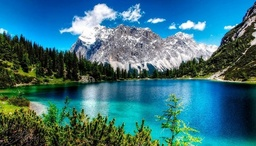
#> input picture data/image.jpg, 256 x 146 px, shrunk from 700 x 400 before the run, found by its file name
$ jupyter execute 5_3_Algoritmos_Mejoramiento_Dominio_Fourier.ipynb   (shell and % lines are left out)
#> lines starting #> are read from the running program, lines starting #| are printed output that depends on the picture
<a href="https://colab.research.google.com/github/rzunick/MNA-Vision-Computacional-Equipo-18/blob/main/5_3_Algoritmos_Mejoramiento_Dominio_Fourier.ipynb" target="_parent"></a>

#**Maestría en Inteligencia Artificial Aplicada**
##**Curso: Visión Computacional para Imágenes y Video**
Tecnológico de Monterrey

Dr. Gilberto Ochoa Ruiz

##**Algoritmos de mejoramiento de imágenes en el dominio de Fourier**

##**Equipo 18**
**Integrantes del equipo:**
* Ronald David Zuniga - A01686240
* David Valles Canedo - A01191310
* Héctor Raúl Vázquez - A00565542
* Andrea Vázquez Tadeo - A01730613
* Miguel Angel Villanueva - A01793890

# 5. Frequency Domain

## Table of Contents
1. [Libraries](#libraries)
2. [Fast Fourier Transform (FFT)](#fft)
3. [Low Pass Filter](#low)
4. [High Pass Filter](#high)

## Importing Libraries <a class="anchor" id="libraries" ></a>

[cell 1]
import cv2
import numpy as np
import matplotlib.pyplot as plt
from math import sqrt,exp

[cell 2]
#Código para importar carpeta de imágenes en Git-Hub

# Modificar las rutas locales incluyendo: /content/MNA-Vision-Computacional-Equipo-18/

## Fast Fourier Transform (FFT) <a class="anchor" id="fft" ></a>

[cell 3]
plt.figure(figsize=(6.4*5, 4.8*5), constrained_layout=False)

img = cv2.imread("/content/MNA-Vision-Computacional-Equipo-18/data/image.jpg", 0)
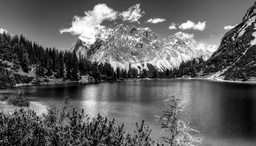
#> img: shape (146, 256); min 0, max 255, mean 97.4
plt.subplot(151), plt.imshow(img, "gray"), plt.title("Original Image")

original = np.fft.fft2(img)
plt.subplot(152), plt.imshow(np.log(1+np.abs(original)), "gray"), plt.title("Spectrum")

center = np.fft.fftshift(original)
plt.subplot(153), plt.imshow(np.log(1+np.abs(center)), "gray"), plt.title("Centered Spectrum")

inv_center = np.fft.ifftshift(center)
plt.subplot(154), plt.imshow(np.log(1+np.abs(inv_center)), "gray"), plt.title("Decentralized")

processed_img = np.fft.ifft2(inv_center)
plt.subplot(155), plt.imshow(np.abs(processed_img), "gray"), plt.title("Processed Image")

plt.show()
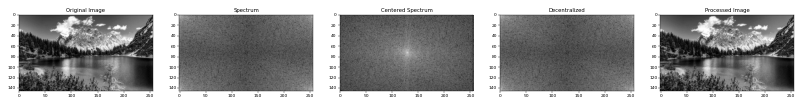
#> figure drawn by matplotlib, 5 panels

[cell 4]
plt.figure(figsize=(6.4*5, 4.8*5), constrained_layout=False)

img = cv2.imread("/content/MNA-Vision-Computacional-Equipo-18/data/image.jpg", 0)

original = np.fft.fft2(img)
plt.subplot(131), plt.imshow(np.log(np.abs(original)), "gray"), plt.title("Spectrum")

plt.subplot(132), plt.imshow(np.angle(original), "gray"), plt.title("Phase Angle")
plt.show()
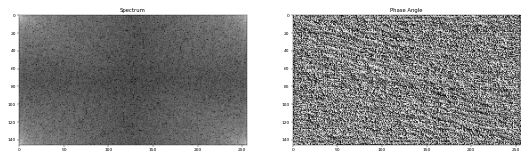
#> figure drawn by matplotlib, 2 panels

[cell 5]
def distance(point1,point2):
    return sqrt((point1[0]-point2[0])**2 + (point1[1]-point2[1])**2)

def idealFilterLP(D0,imgShape):
#> called with D0 = 50, imgShape = (146, 256)
    base = np.zeros(imgShape[:2])
    rows, cols = imgShape[:2]
    center = (rows/2,cols/2)
    for x in range(cols):
        for y in range(rows):
            if distance((y,x),center) < D0:
                base[y,x] = 1
    return base

def idealFilterHP(D0,imgShape):
    base = np.ones(imgShape[:2])
    rows, cols = imgShape[:2]
    center = (rows/2,cols/2)
    for x in range(cols):
        for y in range(rows):
            if distance((y,x),center) < D0:
                base[y,x] = 0
    return base

def butterworthLP(D0,imgShape,n):
    base = np.zeros(imgShape[:2])
    rows, cols = imgShape[:2]
    center = (rows/2,cols/2)
    for x in range(cols):
        for y in range(rows):
            base[y,x] = 1/(1+(distance((y,x),center)/D0)**(2*n))
    return base

def butterworthHP(D0,imgShape,n):
    base = np.zeros(imgShape[:2])
    rows, cols = imgShape[:2]
    center = (rows/2,cols/2)
    for x in range(cols):
        for y in range(rows):
            base[y,x] = 1-1/(1+(distance((y,x),center)/D0)**(2*n))
    return base

def gaussianLP(D0,imgShape):
    base = np.zeros(imgShape[:2])
    rows, cols = imgShape[:2]
    center = (rows/2,cols/2)
    for x in range(cols):
        for y in range(rows):
            base[y,x] = exp(((-distance((y,x),center)**2)/(2*(D0**2))))
    return base

def gaussianHP(D0,imgShape):
    base = np.zeros(imgShape[:2])
    rows, cols = imgShape[:2]
    center = (rows/2,cols/2)
    for x in range(cols):
        for y in range(rows):
            base[y,x] = 1 - exp(((-distance((y,x),center)**2)/(2*(D0**2))))
    return base

[cell 6]
plt.figure(figsize=(6.4*5, 4.8*5), constrained_layout=False)

img = cv2.imread("/content/MNA-Vision-Computacional-Equipo-18/data/image.jpg", 0)
plt.subplot(161), plt.imshow(img, "gray"), plt.title("Original Image")

original = np.fft.fft2(img)
plt.subplot(162), plt.imshow(np.log(1+np.abs(original)), "gray"), plt.title("Spectrum")

center = np.fft.fftshift(original)
plt.subplot(163), plt.imshow(np.log(1+np.abs(center)), "gray"), plt.title("Centered Spectrum")

LowPassCenter = center * idealFilterLP(50,img.shape)
plt.subplot(164), plt.imshow(np.log(1+np.abs(LowPassCenter)), "gray"), plt.title("Centered Spectrum multiply Low Pass Filter")

LowPass = np.fft.ifftshift(LowPassCenter)
plt.subplot(165), plt.imshow(np.log(1+np.abs(LowPass)), "gray"), plt.title("Decentralize")

inverse_LowPass = np.fft.ifft2(LowPass)
plt.subplot(166), plt.imshow(np.abs(inverse_LowPass), "gray"), plt.title("Processed Image")

plt.show()
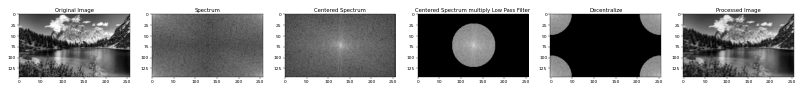
#> figure drawn by matplotlib, 6 panels

## Low Pass Filter <a class="anchor" id="low" ></a>

[cell 7]
img = cv2.imread("/content/MNA-Vision-Computacional-Equipo-18/data/image.jpg", 0)
original = np.fft.fft2(img)
center = np.fft.fftshift(original)

plt.figure(figsize=(6.4*5, 4.8*5), constrained_layout=False)

plt.subplot(151), plt.imshow(np.log(1+np.abs(center)), "gray"), plt.title("Spectrum")

LowPass = idealFilterLP(50,img.shape)
plt.subplot(152), plt.imshow(np.abs(LowPass), "gray"), plt.title("Low Pass Filter")

LowPassCenter = center * idealFilterLP(50,img.shape)
plt.subplot(153), plt.imshow(np.log(1+np.abs(LowPassCenter)), "gray"), plt.title("Centered Spectrum multiply Low Pass Filter")

LowPass = np.fft.ifftshift(LowPassCenter)
plt.subplot(154), plt.imshow(np.log(1+np.abs(LowPass)), "gray"), plt.title("Decentralize")

inverse_LowPass = np.fft.ifft2(LowPass)
plt.subplot(155), plt.imshow(np.abs(inverse_LowPass), "gray"), plt.title("Processed Image")

plt.show()
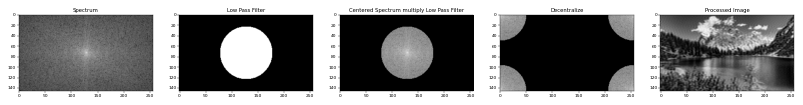
#> figure drawn by matplotlib, 5 panels

## High Pass Filter <a class="anchor" id="high" ></a>

[cell 8]
img = cv2.imread("/content/MNA-Vision-Computacional-Equipo-18/data/image.jpg", 0)
original = np.fft.fft2(img)
center = np.fft.fftshift(original)

plt.figure(figsize=(6.4*5, 4.8*5), constrained_layout=False)

plt.subplot(151), plt.imshow(np.log(1+np.abs(center)), "gray"), plt.title("Spectrum")

HighPass = idealFilterHP(50,img.shape)
plt.subplot(152), plt.imshow(np.abs(HighPass), "gray"), plt.title("High Pass Filter")

HighPassCenter = center * idealFilterHP(50,img.shape)
plt.subplot(153), plt.imshow(np.log(1+np.abs(HighPassCenter)), "gray"), plt.title("Centered Spectrum multiply High Pass Filter")

HighPass = np.fft.ifftshift(HighPassCenter)
plt.subplot(154), plt.imshow(np.log(1+np.abs(HighPass)), "gray"), plt.title("Decentralize")

inverse_HighPass = np.fft.ifft2(HighPass)
plt.subplot(155), plt.imshow(np.abs(inverse_HighPass), "gray"), plt.title("Processed Image")

plt.show()
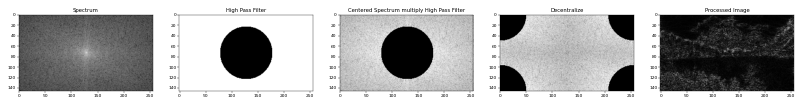
#> figure drawn by matplotlib, 5 panels

[cell 9]
plt.figure(figsize=(6.4*5, 4.8*5), constrained_layout=False)

LowPass = idealFilterLP(50,img.shape)
plt.subplot(131), plt.imshow(LowPass, "gray"), plt.title("Ideal Low Pass Filter")

HighPass = idealFilterHP(50,img.shape)
plt.subplot(132), plt.imshow(HighPass, "gray"), plt.title("Ideal High Pass Filter")

plt.show()
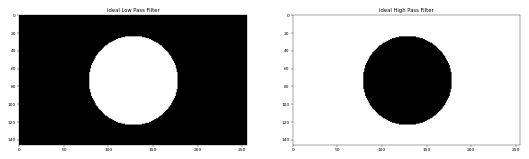
#> figure drawn by matplotlib, 2 panels

[cell 10]
plt.figure(figsize=(6.4*5, 4.8*5), constrained_layout=False)

LowPass = butterworthLP(50,img.shape,20)
plt.subplot(131), plt.imshow(LowPass, "gray"), plt.title("Butterworth Low Pass Filter (n=20)")

HighPass = butterworthHP(50,img.shape,20)
plt.subplot(132), plt.imshow(HighPass, "gray"), plt.title("Butterworth High Pass Filter (n=20)")

plt.show()
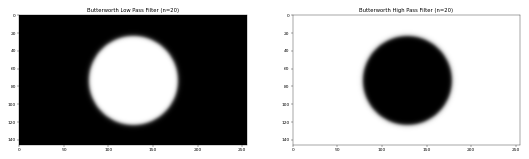
#> figure drawn by matplotlib, 2 panels

[cell 11]
plt.figure(figsize=(6.4*5, 4.8*5), constrained_layout=False)

LowPass = butterworthLP(50,img.shape,3)
plt.subplot(131), plt.imshow(LowPass, "gray"), plt.title("Butterworth Low Pass Filter (n=3)")

HighPass = butterworthHP(50,img.shape,3)
plt.subplot(132), plt.imshow(HighPass, "gray"), plt.title("Butterworth High Pass Filter (n=3)")

plt.show()
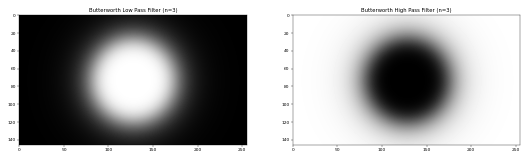
#> figure drawn by matplotlib, 2 panels

[cell 12]
plt.figure(figsize=(6.4*5, 4.8*5), constrained_layout=False)

LowPass = gaussianLP(50,img.shape)
